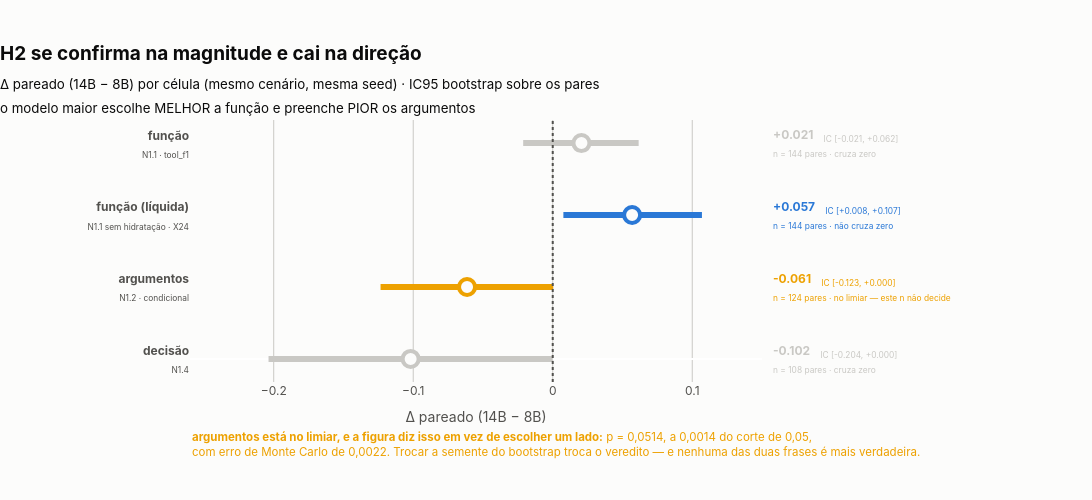

Notebook cell for this chart:
### Markdown cell above
### O que a tabela responde, e a linha que ela se recusa a responder

**A magnitude de H2 se confirma; a direção cai.** A hipótese previa que a diferença fosse maior
nos argumentos que na função — e é (0,061 contra 0,021). Mas ela vinha com uma premissa implícita,
a de que o modelo maior ganharia nos dois eixos, e é a premissa que se quebra: o 14B escolhe
**melhor** a função e preenche **pior** os argumentos.

O ganho na função só aparece **depois de tirar o crédito da hidratação** (o X24): `tool_f1` bruto
cruza zero, `tool_f1_liquido` não. As duas tools que a hidratação chama por conta própria
atravessam a fronteira MCP e entram no F1 dos dois modelos por igual, diluindo a diferença — a
métrica líquida é a que mede o que o agente **escolheu** chamar.

⚠️ **`args_acc` está no limiar, e a tabela diz isso em vez de escolher um lado.** `p` = 0,0514
contra um corte de 0,05, com erro de Monte Carlo de 0,0022 — trocar a semente do bootstrap troca
o veredito. A primeira leitura destes dados, em 30/08, reportou *"não cruza zero"*; era a semente
falando. A frase que os dados sustentam é **"o efeito está no limiar e este n não decide"**, e é
por isso que `DiferencaPareada` carrega `p_bootstrap` ao lado do IC.

### Code cell
NOME_DA_METRICA = {
    "tool_f1": "<b>função</b><br><sub>N1.1 · tool_f1</sub>",
    "tool_f1_liquido": "<b>função (líquida)</b><br><sub>N1.1 sem hidratação · X24</sub>",
    "args_acc": "<b>argumentos</b><br><sub>N1.2 · condicional</sub>",
    "decisao_correta": "<b>decisão</b><br><sub>N1.4</sub>",
}
VERMELHO = fg.VERMELHO

fig = go.Figure()
fig.add_vline(x=0, line=dict(color=TINTA2, width=2, dash="dot"))
# De baixo para cima: a hipótese opõe função (em cima) a argumentos (embaixo).
for i, d in enumerate(reversed(h2)):
    # Âmbar quando o veredito é indeciso, azul quando ele se sustenta, cinza quando cruza zero.
    cor = AMBAR if not d.veredito_estavel else (AZUL if not d.cruza_zero else CINZA)
    fig.add_scatter(
        x=list(d.ic95), y=[i, i], mode="lines",
        line=dict(color=cor, width=6), showlegend=False, hoverinfo="skip",
    )
    fig.add_scatter(
        x=[d.delta], y=[i], mode="markers", showlegend=False,
        marker=dict(size=16, color=SUPERFICIE, line=dict(color=cor, width=4)),
        hovertemplate=f"{d.metrica}: %{{x:+.3f}}<extra></extra>",
    )
    # Os números vão para a MARGEM, e não para dentro do gráfico: com o eixo apertado em
    # ±0,25 (que é onde os intervalos vivem) qualquer rótulo interno cai em cima de um IC.
    fig.add_annotation(
        x=1.015, y=i, xref="paper", showarrow=False, xanchor="left",
        text=(f"<b>{d.delta:+.3f}</b>   <sub>IC [{d.ic95[0]:+.3f}, {d.ic95[1]:+.3f}]</sub><br>"
              f"<sub>n = {d.n_pares} pares · {d.leitura}</sub>"),
        font=dict(color=cor, size=12), align="left",
    )

fig.add_annotation(
    x=0, y=-0.30, xref="paper", yref="paper", showarrow=False, xanchor="left", align="left",
    text=("<b>argumentos está no limiar, e a figura diz isso em vez de escolher um lado:</b> "
          "p = 0,0514, a 0,0014 do corte de 0,05,<br>com erro de Monte Carlo de 0,0022. "
          "Trocar a semente do bootstrap troca o veredito — e nenhuma das duas frases é mais "
          "verdadeira."),
    font=dict(color=AMBAR, size=11.5),
)

fig.update_layout(
    title=dict(
        text=("<b>H2 se confirma na magnitude e cai na direção</b><br>"
              "<sub>Δ pareado (14B − 8B) por célula (mesmo cenário, mesma seed) · IC95 bootstrap "
              "sobre os pares<br>o modelo maior escolhe MELHOR a função e preenche PIOR os "
              "argumentos</sub>"),
        font=dict(color=TINTA, size=19), x=0, xanchor="left",
    ),
    xaxis=dict(title="Δ pareado (14B − 8B)", gridcolor=CINZA, zeroline=False,
               range=[-0.26, 0.15]),
    yaxis=dict(tickmode="array", tickvals=list(range(len(h2))),
               ticktext=[NOME_DA_METRICA[d.metrica] for d in reversed(h2)], showgrid=False),
    plot_bgcolor=SUPERFICIE, paper_bgcolor=SUPERFICIE, font=dict(color=TINTA2, family=fg.FAMILIA),
    width=fg.LARGURA, height=500, margin=dict(l=190, r=330, t=120, b=118),
)
fg.exportar(fig, "fig07_h2_funcao_vs_args", FIGURAS)
fig.show()

### Figure 1 — Plotly figure (JSON) as saved in the notebook; plotly's stock layout.template omitted (floating-point values rounded to 4 significant figures)
{"data": [{"hoverinfo": "skip", "line": {"color": "#c9c8c4", "width": 6}, "mode": "lines", "showlegend": false, "type": "scatter", "x": [-0.2037, 0.0], "y": [0, 0]}, {"hovertemplate": "decisao_correta: %{x:+.3f}<extra></extra>", "marker": {"color": "#fcfcfb", "line": {"color": "#c9c8c4", "width": 4}, "size": 16}, "mode": "markers", "showlegend": false, "type": "scatter", "x": [-0.1019], "y": [0]}, {"hoverinfo": "skip", "line": {"color": "#eda100", "width": 6}, "mode": "lines", "showlegend": false, "type": "scatter", "x": [-0.1234, 0.0003264], "y": [1, 1]}, {"hovertemplate": "args_acc: %{x:+.3f}<extra></extra>", "marker": {"color": "#fcfcfb", "line": {"color": "#eda100", "width": 4}, "size": 16}, "mode": "markers", "showlegend": false, "type": "scatter", "x": [-0.06142], "y": [1]}, {"hoverinfo": "skip", "line": {"color": "#2a78d6", "width": 6}, "mode": "lines", "showlegend": false, "type": "scatter", "x": [0.007631, 0.107], "y": [2, 2]}, {"hovertemplate": "tool_f1_liquido: %{x:+.3f}<extra></extra>", "marker": {"color": "#fcfcfb", "line": {"color": "#2a78d6", "width": 4}, "size": 16}, "mode": "markers", "showlegend": false, "type": "scatter", "x": [0.0569], "y": [2]}, {"hoverinfo": "skip", "line": {"color": "#c9c8c4", "width": 6}, "mode": "lines", "showlegend": false, "type": "scatter", "x": [-0.02119, 0.06159], "y": [3, 3]}, {"hovertemplate": "tool_f1: %{x:+.3f}<extra></extra>", "marker": {"color": "#fcfcfb", "line": {"color": "#c9c8c4", "width": 4}, "size": 16}, "mode": "markers", "showlegend": false, "type": "scatter", "x": [0.02059], "y": [3]}], "layout": {"annotations": [{"align": "left", "font": {"color": "#c9c8c4", "size": 12}, "showarrow": false, "text": "<b>-0.102</b>   <sub>IC [-0.204, +0.000]</sub><br><sub>n = 108 pares · cruza zero</sub>", "x": 1.015, "xanchor": "left", "xref": "paper", "y": 0}, {"align": "left", "font": {"color": "#eda100", "size": 12}, "showarrow": false, "text": "<b>-0.061</b>   <sub>IC [-0.123, +0.000]</sub><br><sub>n = 124 pares · no limiar — este n não decide</sub>", "x": 1.015, "xanchor": "left", "xref": "paper", "y": 1}, {"align": "left", "font": {"color": "#2a78d6", "size": 12}, "showarrow": false, "text": "<b>+0.057</b>   <sub>IC [+0.008, +0.107]</sub><br><sub>n = 144 pares · não cruza zero</sub>", "x": 1.015, "xanchor": "left", "xref": "paper", "y": 2}, {"align": "left", "font": {"color": "#c9c8c4", "size": 12}, "showarrow": false, "text": "<b>+0.021</b>   <sub>IC [-0.021, +0.062]</sub><br><sub>n = 144 pares · cruza zero</sub>", "x": 1.015, "xanchor": "left", "xref": "paper", "y": 3}, {"align": "left", "font": {"color": "#eda100", "size": 11.5}, "showarrow": false, "text": "<b>argumentos está no limiar, e a figura diz isso em vez de escolher um lado:</b> p = 0,0514, a 0,0014 do corte de 0,05,<br>com erro de Monte Carlo de 0,0022. Trocar a semente do bootstrap troca o veredito — e nenhuma das duas frases é mais verdadeira.", "x": 0, "xanchor": "left", "xref": "paper", "y": -0.3, "yref": "paper"}], "font": {"color": "#52514e", "family": "Inter, Helvetica, Arial, sans-serif"}, "height": 500, "margin": {"b": 118, "l": 190, "r": 330, "t": 120}, "paper_bgcolor": "#fcfcfb", "plot_bgcolor": "#fcfcfb", "shapes": [{"line": {"color": "#52514e", "dash": "dot", "width": 2}, "type": "line", "x0": 0, "x1": 0, "xref": "x", "y0": 0, "y1": 1, "yref": "y domain"}], "title": {"font": {"color": "#0b0b0b", "size": 19}, "text": "<b>H2 se confirma na magnitude e cai na direção</b><br><sub>Δ pareado (14B − 8B) por célula (mesmo cenário, mesma seed) · IC95 bootstrap sobre os pares<br>o modelo maior escolhe MELHOR a função e preenche PIOR os argumentos</sub>", "x": 0, "xanchor": "left"}, "width": 1180, "xaxis": {"gridcolor": "#c9c8c4", "range": [-0.26, 0.15], "title": {"text": "Δ pareado (14B − 8B)"}, "zeroline": false}, "yaxis": {"showgrid": false, "tickmode": "array", "ticktext": ["<b>decisão</b><br><sub>N1.4</sub>", "<b>argumentos</b><br><sub>N1.2 · condicional</sub>", "<b>função (líquida)</b><br><sub>N1.1 sem hidratação · X24</sub>", "<b>função</b><br><sub>N1.1 · tool_f1</sub>"], "tickvals": [0, 1, 2, 3]}}}
